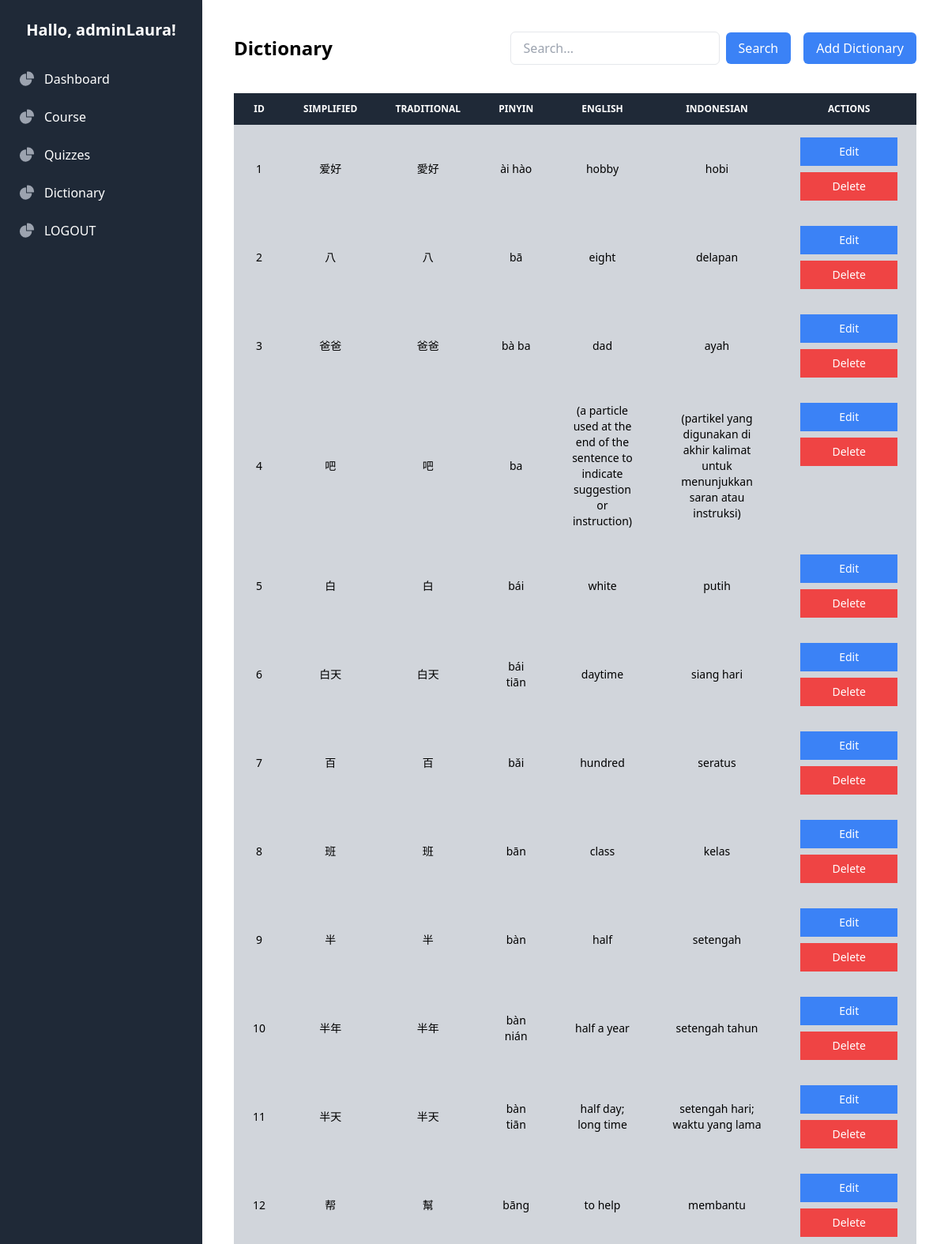
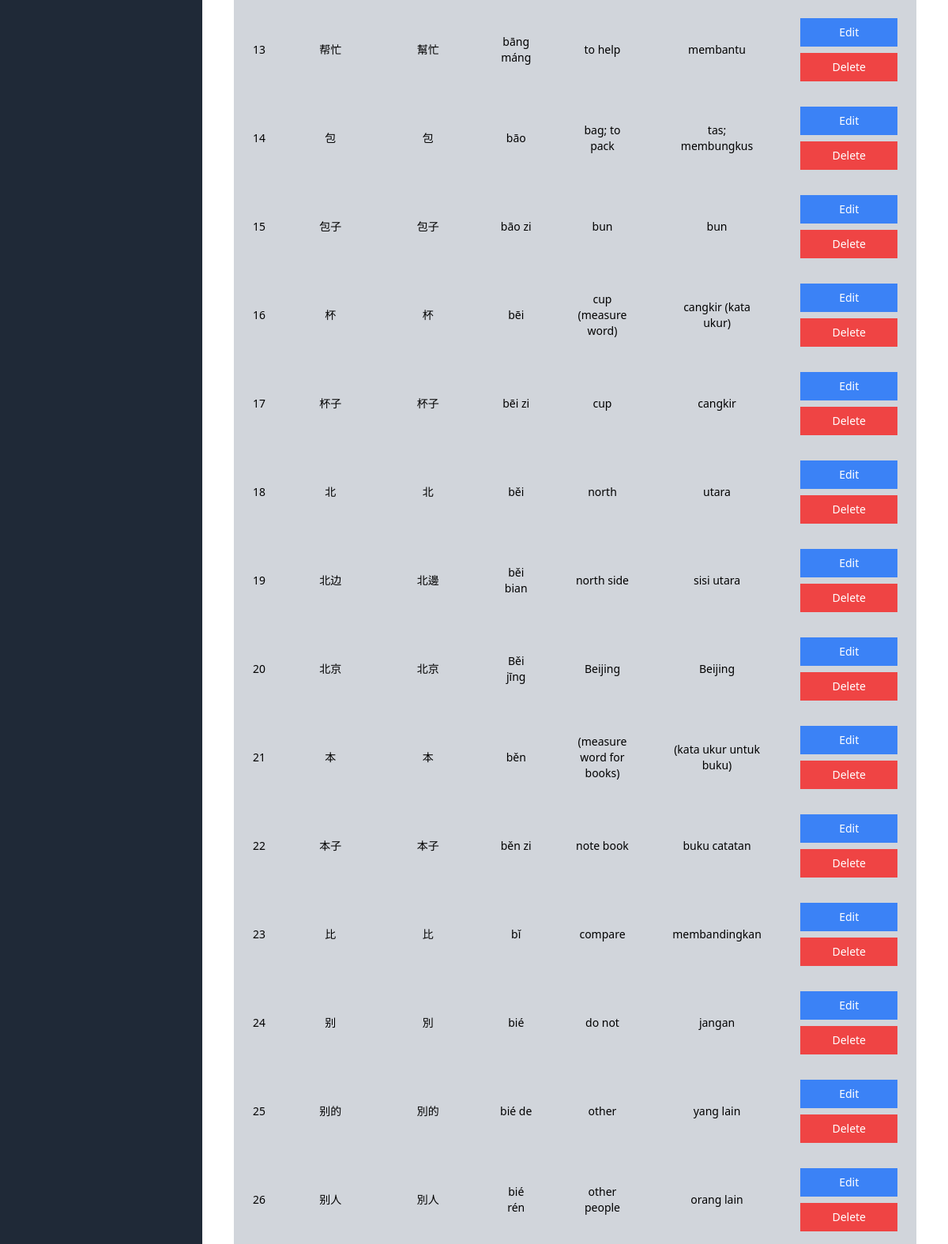
The page /admin-panel/admin-Dictionary.php (signed in, upper part) on the database its author committed (2 pictures, top to bottom).
### tables this page shows
CREATE TABLE `tbl_dictionary` (
  `id` int(11) NOT NULL,
  `Simplified` varchar(10) NOT NULL,
  `Traditional` varchar(10) NOT NULL,
  `Pinyin` varchar(50) NOT NULL,
  `English` text NOT NULL,
  `Indonesian` text DEFAULT NULL
);

### admin-panel/admin-Dictionary.php (the view, shortened to what this page needs)
<?php
include_once './koneksi/koneksi-db.php';
$itemsPerPage = 50;
$page = isset($_GET['page']) ? intval($_GET['page']) : 1;
$page = ($page > 0) ? $page : 1;
$offset = ($page - 1) * $itemsPerPage;
$search = isset($_GET['search']) ? trim($_GET['search']) : '';
$searchParam = "%$search%";
$query = "SELECT * FROM tbl_dictionary WHERE Simplified LIKE ? OR Traditional LIKE ? OR Pinyin LIKE ? OR English LIKE ? OR Indonesian LIKE ? LIMIT $itemsPerPage OFFSET $offset";
if ($stmt = $conn->prepare($query)) {
    $stmt->bind_param("sssss", $searchParam, $searchParam, $searchParam, $searchParam, $searchParam);
    $stmt->execute();
    $resultDictionary = $stmt->get_result();
} else {
    die("Query preparation failed: " . $conn->error);
}
?>
<!DOCTYPE html>
<html lang="en">
<head>
    <link rel="stylesheet" href="https://cdnjs.cloudflare.com/ajax/libs/font-awesome/6.4.0/css/all.min.css" />
    <script src="https://cdn.tailwindcss.com"></script>
</head>
<body class="m-0 font-sans flex">
    <aside id="default-sidebar" class="fixed top-0 left-0 z-40 w-64 h-screen bg-gray-800 text-white shadow-md">
        <div class="h-full px-4 py-6 overflow-y-auto">
            <h2 class="text-xl font-semibold mb-6 text-center">Hallo, <?php echo $_SESSION['admin']; ?>!</h2>
            <nav>
                <a href="./admin-dashboard.php" class="flex hover:bg-gray-700 px-2 py-3 items-center rounded-md group">
                    <span class="ms-3">Dashboard</span>
                </a>
                <a href="./admin-Course.php" class="flex hover:bg-gray-700 px-2 py-3 items-center rounded-md group">
                    <span class="ms-3">Course</span>
                </a>
                <a href="./admin-Quizzes.php" class="flex hover:bg-gray-700 px-2 py-3 items-center rounded-md group">
                    <span class="ms-3">Quizzes</span>
                </a>
                <a href="./admin-Dictionary.php" class="flex hover:bg-gray-700 px-2 py-3 items-center rounded-md group">
                    <span class="ms-3">Dictionary</span>
                </a>
                <a href="./controller/logout.php" class="flex hover:bg-gray-700 px-2 py-3 items-center rounded-md group">
                    <span class="ms-3">LOGOUT</span>
                </a>
            </nav>
        </div>
    </aside>
     <div id="content" class="w-full flex flex-col ml-64 p-10 gap-5">
        <div class="flex flex-row justify-between items-center mb-4">
            <h1 class="text-2xl font-bold">Dictionary</h1>
            <div class="flex items-center gap-4">
                <form method="GET" action="./admin-Dictionary.php" class="flex items-center">
                    <input type="text" name="search" placeholder="Search..." value="<?php echo htmlspecialchars($search); ?>" class="px-4 py-2 border rounded-md" />
                    <button type="submit" class="bg-blue-500 text-white px-4 py-2 rounded-md ml-2 hover:bg-blue-800">Search</button>
                </form>
                <a href="./dictionary/addDictionary.php">
                    <button class="bg-blue-500 text-white px-4 py-2 rounded-md hover:bg-blue-800">Add Dictionary</button>
                </a>
            </div>
        </div>
        <table class="w-full text-left text-sm text-gray-500 dark:text-gray-400">
            <thead class="text-xs text-gray-700 uppercase bg-gray-800">
                <tr class="text-center text-white">
                    <th class="px-6 py-3">ID</th>
                    <th class="px-6 py-3">Simplified</th>
                    <th class="px-6 py-3">Traditional</th>
                    <th class="px-6 py-3">Pinyin</th>
                    <th class="px-6 py-3">English</th>
                    <th class="px-6 py-3">Indonesian</th>
                    <th class="px-6 py-3">Actions</th>
                </tr>
            </thead>
            <tbody>
                <?php while ($row = mysqli_fetch_assoc($resultDictionary)) : ?>
                    <tr class="bg-gray-300 text-black text-center">
                        <td class="px-6 py-4"><?php echo htmlspecialchars($row['id']); ?></td>
                        <td class="px-6 py-4"><?php echo htmlspecialchars($row['Simplified']); ?></td>
                        <td class="px-6 py-4"><?php echo htmlspecialchars($row['Traditional']); ?></td>
                        <td class="px-6 py-4"><?php echo htmlspecialchars($row['Pinyin']); ?></td>
                        <td class="px-6 py-4"><?php echo htmlspecialchars($row['English']); ?></td>
                        <td class="px-6 py-4"><?php echo htmlspecialchars($row['Indonesian']); ?></td>
                        <td class="px-6 py-4 flex flex-col gap-2 h-full">
                            <a href="./dictionary/editDictionary.php?id=<?php echo htmlspecialchars($row['id']); ?>" class="w-full bg-blue-500 text-white py-2 px-10 hover:bg-blue-900">Edit</a>
                            <a href="./controller/delete-Dictionary.php?id=<?php echo htmlspecialchars($row['id']); ?>" class="w-full bg-red-500 text-white py-2 px-10 hover:bg-red-900">Delete</a>
                        </td>
                    </tr>
                <?php endwhile; ?>
            </tbody>
        </table>
    </div>
</body>
</html>

### rows shown on the page
tbl_dictionary: id "1", Simplified "爱好", Traditional "愛好", Pinyin "ài hào", English "hobby", Indonesian "hobi"
tbl_dictionary: id "2", Simplified "八", Traditional "八", Pinyin "bā", English "eight", Indonesian "delapan"
tbl_dictionary: id "3", Simplified "爸爸", Traditional "爸爸", Pinyin "bà ba", English "dad", Indonesian "ayah"
tbl_dictionary: id "4", Simplified "吧", Traditional "吧", Pinyin "ba", English "(a particle used at the end of the sentence to indicate suggestion or instruction)", Indonesian "(partikel yang digunakan di akhir kalimat untuk menunjukkan saran atau instruksi)"
tbl_dictionary: id "5", Simplified "白", Traditional "白", Pinyin "bái", English "white", Indonesian "putih"
tbl_dictionary: id "6", Simplified "白天", Traditional "白天", Pinyin "bái tiān", English "daytime", Indonesian "siang hari"
tbl_dictionary: id "7", Simplified "百", Traditional "百", Pinyin "bǎi", English "hundred", Indonesian "seratus"
tbl_dictionary: id "8", Simplified "班", Traditional "班", Pinyin "bān", English "class", Indonesian "kelas"
tbl_dictionary: id "9", Simplified "半", Traditional "半", Pinyin "bàn", English "half", Indonesian "setengah"
tbl_dictionary: id "10", Simplified "半年", Traditional "半年", Pinyin "bàn nián", English "half a year", Indonesian "setengah tahun"
tbl_dictionary: id "11", Simplified "半天", Traditional "半天", Pinyin "bàn tiān", English "half day; long time", Indonesian "setengah hari; waktu yang lama"
tbl_dictionary: id "12", Simplified "帮", Traditional "幫", Pinyin "bāng", English "to help", Indonesian "membantu"
tbl_dictionary: id "13", Simplified "帮忙", Traditional "幫忙", Pinyin "bāng máng", English "to help", Indonesian "membantu"
tbl_dictionary: id "14", Simplified "包", Traditional "包", Pinyin "bāo", English "bag; to pack", Indonesian "tas; membungkus"
tbl_dictionary: id "15", Simplified "包子", Traditional "包子", Pinyin "bāo zi", English "bun", Indonesian "bun"
tbl_dictionary: id "16", Simplified "杯", Traditional "杯", Pinyin "bēi", English "cup (measure word)", Indonesian "cangkir (kata ukur)"
tbl_dictionary: id "17", Simplified "杯子", Traditional "杯子", Pinyin "bēi zi", English "cup", Indonesian "cangkir"
tbl_dictionary: id "18", Simplified "北", Traditional "北", Pinyin "běi", English "north", Indonesian "utara"
tbl_dictionary: id "19", Simplified "北边", Traditional "北邊", Pinyin "běi bian", English "north side", Indonesian "sisi utara"
tbl_dictionary: id "20", Simplified "北京", Traditional "北京", Pinyin "Běi jīng", English "Beijing", Indonesian "Beijing"
tbl_dictionary: id "21", Simplified "本", Traditional "本", Pinyin "běn", English "(measure word for books)", Indonesian "(kata ukur untuk buku)"
tbl_dictionary: id "22", Simplified "本子", Traditional "本子", Pinyin "běn zi", English "note book", Indonesian "buku catatan"
tbl_dictionary: id "23", Simplified "比", Traditional "比", Pinyin "bǐ", English "compare", Indonesian "membandingkan"
tbl_dictionary: id "24", Simplified "别", Traditional "別", Pinyin "bié", English "do not", Indonesian "jangan"
tbl_dictionary: id "25", Simplified "别的", Traditional "別的", Pinyin "bié de", English "other", Indonesian "yang lain"
tbl_dictionary: id "26", Simplified "别人", Traditional "別人", Pinyin "bié rén", English "other people", Indonesian "orang lain"

### other values the page prints
$_SESSION['admin'] "adminLaura"
